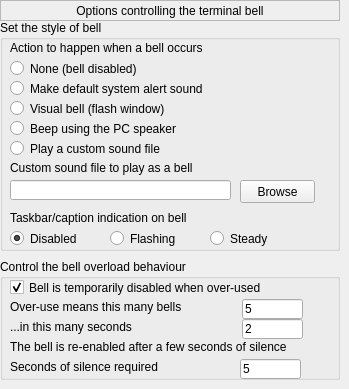
   <widget class="QWidget" name="page_5">
    <widget class="QLabel" name="label_18">
     <property name="geometry">
      <rect>
       <x>0</x>
       <y>0</y>
       <width>340</width>
       <height>21</height>
      </rect>
     </property>
     <property name="frameShape">
      <enum>QFrame::StyledPanel</enum>
     </property>
     <property name="text">
      <string>Options controlling the terminal bell</string>
     </property>
     <property name="alignment">
      <set>Qt::AlignCenter</set>
     </property>
    </widget>
    <widget class="QGroupBox" name="groupBox_12">
     <property name="geometry">
      <rect>
       <x>0</x>
       <y>20</y>
       <width>340</width>
       <height>231</height>
      </rect>
     </property>
     <property name="title">
      <string>Set the style of bell</string>
     </property>
     <widget class="QLabel" name="label_19">
      <property name="geometry">
       <rect>
        <x>10</x>
        <y>20</y>
        <width>211</width>
        <height>16</height>
       </rect>
      </property>
      <property name="text">
       <string>Action to happen when a bell occurs</string>
      </property>
     </widget>
     <widget class="QRadioButton" name="rb_bellaction_none">
      <property name="geometry">
       <rect>
        <x>10</x>
        <y>40</y>
        <width>221</width>
        <height>17</height>
       </rect>
      </property>
      <property name="text">
       <string>None (bell disabled)</string>
      </property>
     </widget>
     <widget class="QRadioButton" name="rb_bellaction_alertsound">
      <property name="geometry">
       <rect>
        <x>10</x>
        <y>60</y>
        <width>211</width>
        <height>17</height>
       </rect>
      </property>
      <property name="text">
       <string>Make default system alert sound</string>
      </property>
      <property name="checked">
       <bool>false</bool>
      </property>
     </widget>
     <widget class="QRadioButton" name="rb_bellaction_visual">
      <property name="geometry">
       <rect>
        <x>10</x>
        <y>80</y>
        <width>261</width>
        <height>17</height>
       </rect>
      </property>
      <property name="text">
       <string>Visual bell (flash window)</string>
      </property>
     </widget>
     <widget class="QRadioButton" name="rb_bellaction_beep">
      <property name="geometry">
       <rect>
        <x>10</x>
        <y>100</y>
        <width>231</width>
        <height>17</height>
       </rect>
      </property>
      <property name="text">
       <string>Beep using the PC speaker</string>
      </property>
     </widget>
     <widget class="QRadioButton" name="rb_bellstyle_playcustomsound">
      <property name="geometry">
       <rect>
        <x>10</x>
        <y>120</y>
        <width>201</width>
        <height>17</height>
       </rect>
      </property>
      <property name="text">
       <string>Play a custom sound file</string>
      </property>
     </widget>
     <widget class="QLabel" name="label_20">
      <property name="geometry">
       <rect>
        <x>10</x>
        <y>140</y>
        <width>221</width>
        <height>16</height>
       </rect>
      </property>
      <property name="text">
       <string>Custom sound file to play as a bell</string>
      </property>
     </widget>
     <widget class="QLineEdit" name="lineEdit_3">
      <property name="geometry">
       <rect>
        <x>10</x>
        <y>160</y>
        <width>221</width>
        <height>20</height>
       </rect>
      </property>
     </widget>
     <widget class="QPushButton" name="pushButton_2">
      <property name="geometry">
       <rect>
        <x>240</x>
        <y>160</y>
        <width>75</width>
        <height>23</height>
       </rect>
      </property>
      <property name="text">
       <string>Browse</string>
      </property>
     </widget>
     <widget class="QLabel" name="label_21">
      <property name="geometry">
       <rect>
        <x>10</x>
        <y>190</y>
        <width>221</width>
        <height>16</height>
       </rect>
      </property>
      <property name="text">
       <string>Taskbar/caption indication on bell</string>
      </property>
     </widget>
     <widget class="QRadioButton" name="rb_belltaskbar_disable">
      <property name="geometry">
       <rect>
        <x>10</x>
        <y>210</y>
        <width>82</width>
        <height>17</height>
       </rect>
      </property>
      <property name="text">
       <string>Disabled</string>
      </property>
      <property name="checked">
       <bool>true</bool>
      </property>
     </widget>
     <widget class="QRadioButton" name="rb_belltaskbar_flash">
      <property name="geometry">
       <rect>
        <x>110</x>
        <y>210</y>
        <width>82</width>
        <height>17</height>
       </rect>
      </property>
      <property name="text">
       <string>Flashing</string>
      </property>
     </widget>
     <widget class="QRadioButton" name="rb_belltaskbar_steady">
      <property name="geometry">
       <rect>
        <x>210</x>
        <y>210</y>
        <width>82</width>
        <height>17</height>
       </rect>
      </property>
      <property name="text">
       <string>Steady</string>
      </property>
     </widget>
    </widget>
    <widget class="QGroupBox" name="groupBox_13">
     <property name="geometry">
      <rect>
       <x>0</x>
       <y>259</y>
       <width>340</width>
       <height>121</height>
      </rect>
     </property>
     <property name="title">
      <string>Control the bell overload behaviour</string>
     </property>
     <widget class="QCheckBox" name="chb_bellcontrol_whenoverused">
      <property name="geometry">
       <rect>
        <x>10</x>
        <y>20</y>
        <width>261</width>
        <height>17</height>
       </rect>
      </property>
      <property name="text">
       <string>Bell is temporarily disabled when over-used</string>
      </property>
      <property name="checked">
       <bool>true</bool>
      </property>
     </widget>
     <widget class="QLabel" name="label_22">
      <property name="geometry">
       <rect>
        <x>10</x>
        <y>40</y>
        <width>191</width>
        <height>16</height>
       </rect>
      </property>
      <property name="text">
       <string>Over-use means this many bells</string>
      </property>
     </widget>
     <widget class="QLabel" name="label_28">
      <property name="geometry">
       <rect>
        <x>10</x>
        <y>60</y>
        <width>191</width>
        <height>16</height>
       </rect>
      </property>
      <property name="text">
       <string>...in this many seconds</string>
      </property>
     </widget>
     <widget class="QLabel" name="label_29">
      <property name="geometry">
       <rect>
        <x>10</x>
        <y>80</y>
        <width>301</width>
        <height>16</height>
       </rect>
      </property>
      <property name="text">
       <string>The bell is re-enabled after a few seconds of silence</string>
      </property>
     </widget>
     <widget class="QLabel" name="label_30">
      <property name="geometry">
       <rect>
        <x>10</x>
        <y>100</y>
        <width>221</width>
        <height>16</height>
       </rect>
      </property>
      <property name="text">
       <string>Seconds of silence required</string>
      </property>
     </widget>
     <widget class="QLineEdit" name="le_bellcontrol_overuseno">
      <property name="geometry">
       <rect>
        <x>242</x>
        <y>40</y>
        <width>61</width>
        <height>20</height>
       </rect>
      </property>
      <property name="text">
       <string>5</string>
      </property>
     </widget>
     <widget class="QLineEdit" name="le_bellcontrol_overusesec">
      <property name="geometry">
       <rect>
        <x>242</x>
        <y>60</y>
        <width>61</width>
        <height>20</height>
       </rect>
      </property>
      <property name="text">
       <string>2</string>
      </property>
     </widget>
     <widget class="QLineEdit" name="le_bellcontrol_silencereq_secs">
      <property name="geometry">
       <rect>
        <x>240</x>
        <y>100</y>
        <width>61</width>
        <height>20</height>
       </rect>
      </property>
      <property name="text">
       <string>5</string>
      </property>
     </widget>
    </widget>
   </widget>
